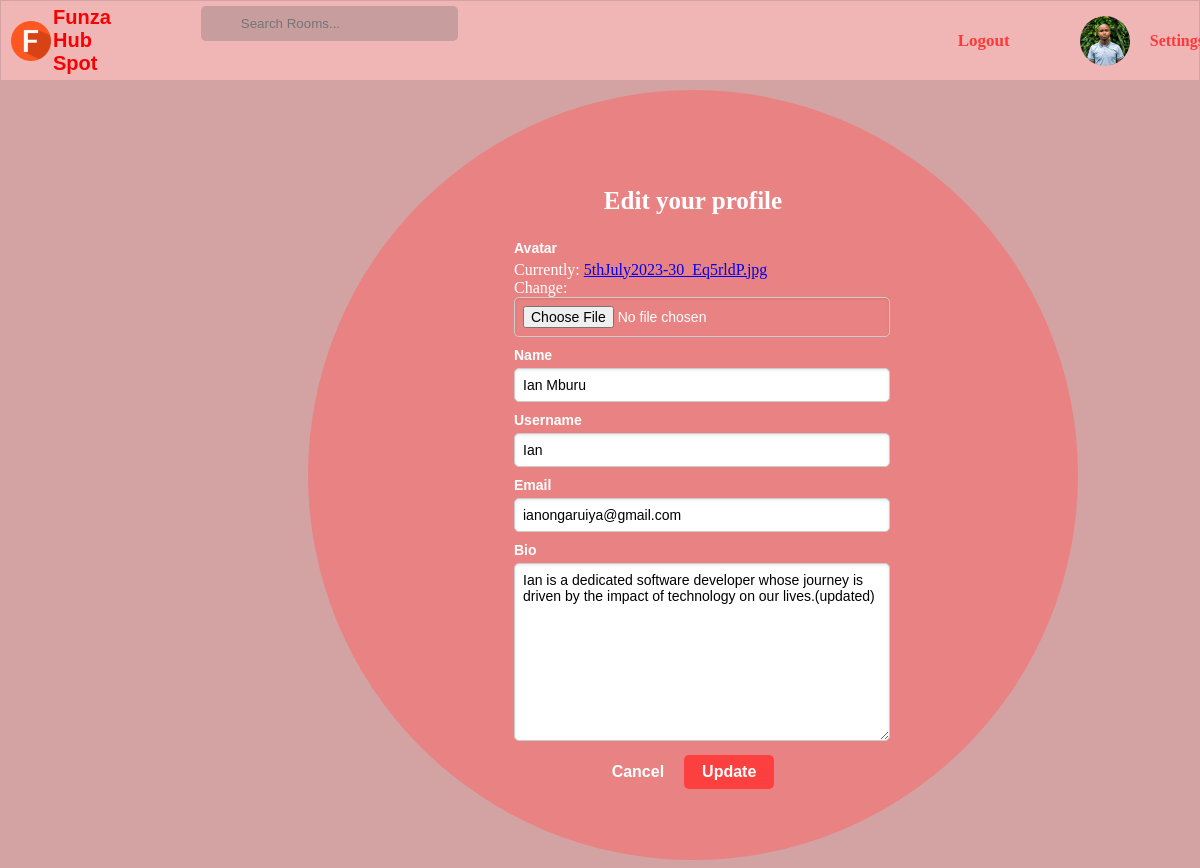
The page /update-user/ (signed in) on the database its author committed.
### base/models.py (models this page shows)
class User(AbstractUser):
    name = models.CharField(max_length=200, null=True)
    email = models.EmailField(unique=True, null=True)
    bio = models.TextField(null=True)
    avatar = models.ImageField(null=True, default="cat.png")
    USERNAME_FIELD = 'email'
    REQUIRED_FIELDS = []

### base/views.py (the view)
# urls.py: path('update-user/', views.updateUser, name='update-user')
@login_required(login_url='login')
def updateUser(request):
    user = request.user
    form = UserForm(instance=user)
    if request.method == 'POST':
        form = UserForm(request.POST, request.FILES, instance=user)
        if form.is_valid():
            form.save()
            return redirect('user-profile', pk=user.id)
    return render(request, 'base/update-user.html', {'form': form})

### base/forms.py
class UserForm(ModelForm):
    class Meta:
        model = User
        fields = ['avatar', 'name', 'username', 'email', 'bio']

### base/templates/base/update-user.html (shortened to what this page needs)
{% extends 'main.html' %}
{% block content %}
{% load static %}
<link rel="stylesheet" href="{% static 'styles/update-user.css' %}">
<div class="edit-profile-1">
    <h3>Edit your profile</h3>
    <form class="form" action="" method="POST" enctype="multipart/form-data">
        {% for field in form %}
        <div class="form-group">
          <label for="profile_pic">{{field.label}}</label>
          {{field}}
        </div>
        {% endfor %}
      <div class="update-profile">
        <a class="btn-cancel-user" href="{% url 'home' %}">Cancel</a>
        <button class="btn btn--main" type="submit">Update</button>
      </div>
    </form>
</div>
{% endblock content %}

### base/templates/navbar.html (shortened to what this page needs)
<!DOCTYPE html>
<html lang="en">
<head>
    {% load static %}
    <link rel="stylesheet" href="{% static 'styles/navbar-n.css' %}">
</head>
<body>
    <div class="navbar">
        <div class="search">
            <a href="{% url 'home' %}" class="logo"> <img src="{% static 'images/letter-f.png' %}" alt="Funza" class="logo-image"> Funza Hub Spot</a>
            <form method="GET" action="{% url 'home' %}" class="search-form">
                <input type="text" name="q" placeholder="Search Rooms...">
            </form>
        </div>
        <div class="auth-links">
            {% if request.user.is_authenticated %}
                <a href="{% url 'logout' %}" class="logout">Logout</a>
                <div class="navbar-2">
                    <div class="rounded-avatar">
                        <a href="{% url 'user-profile' user.id %}">
                            <img src="{{ request.user.avatar.url }}" alt="User Profile Picture" class="avatar">
                        </a>
                    </div>
                    <a href="{% url 'update-user' %}" class="edit-profile">Settings</a>
                </div>
            {% else %}
                <button class="auth-button"> <a href="{% url 'login' %}">Login</a> </button>
            {% endif %}
        </div>
    </div>
</body>
</html>

### static/styles/main.css (style rules this page uses)
body { background: #d3a3a3; }

### static/styles/navbar-n.css (style rules this page uses)
.navbar { display: flex; flex-direction: row; align-items: center; background-color: #f0b6b6; padding: 5px 10px; margin: -7px -7px 0 -7px; justify-content: space-between; }
.navbar a { display: flex; align-items: center; gap: 2px; text-decoration: none; font-size: 20px; font-family: cursive, sans-serif; font-weight: 600; color: #f70202; }
.logo img { max-width: 40px; height: auto; }
.search { display: flex; flex-direction: row; gap: 90px; }
.search-form input { padding: 10px 40px; border: none; background-color: #c79d9d; border-radius: 5px; }
.auth-links { display: flex; flex-direction: row; align-items: center; gap: 70px; margin-left: 500px; }
.auth-links a { color: #fd3939; font-size: 17px; font-family: cursive; font-weight: 600; }
.navbar-2 { display: flex; flex-direction: row; gap: 20px; }
.navbar-2 a { font-size: 16px; font-family: cursive sans-serif; color: #fd3939; }
.rounded-avatar .avatar { border-radius: 50%; width: 50px; height: 50px; object-fit: cover; display: block; }

### static/styles/update-user.css (style rules this page uses)
.edit-profile-1 { display: flex; align-items: center; flex-direction: column; background: #e98383; width: 770px; height: 770px; border-radius: 50%; justify-content: center; margin-left: 300px; margin-top: 10px; color: #fff; }
.edit-profile-1 h3 { font-size: 25px; font-family: cursive sans-serif; font-weight: 600; color: #fff; }
.form-group { margin-bottom: 10px; }
.form-group label { display: block; font-weight: bold; margin-bottom: 5px; font-family: Arial, sans-serif; font-size: 14px; color: #ffffff; }
.form-group input[type="text"], .form-group input[type="email"], .form-group input[type="file"], .form-group select, .form-group textarea { width: 100%; padding: 8px; border-radius: 5px; border: 1px solid #ccc; box-shadow: inset 0 1px 3px rgba(0, 0, 0, 0.1); font-family: cursive, sans-serif; font-size: 14px; }
.update-profile { display: flex; flex-direction: row; gap: 20px; align-items: center; justify-content: center; }
.update-profile a { font-size: 16px; font-family: cursive, sans-serif; text-decoration: none; color: #ffffff; font-weight: 600; }
.update-profile button { border: none; padding: 8px 18px; background: #fc4040; color: #fff; font-size: 16px; border-radius: 5px; font-weight: 600; cursor: pointer; }

### rows shown on the page
User: user.avatar (picture), form "Ian Mburu" "Ian" "ianongaruiya@gmail.com" "Ian is a dedicated software developer whose journey is driven by the impact of technology on our lives.(updated)"

### other values the page prints
{{ field.label }} "Avatar" "Name" "Username" "Email" "Bio"
